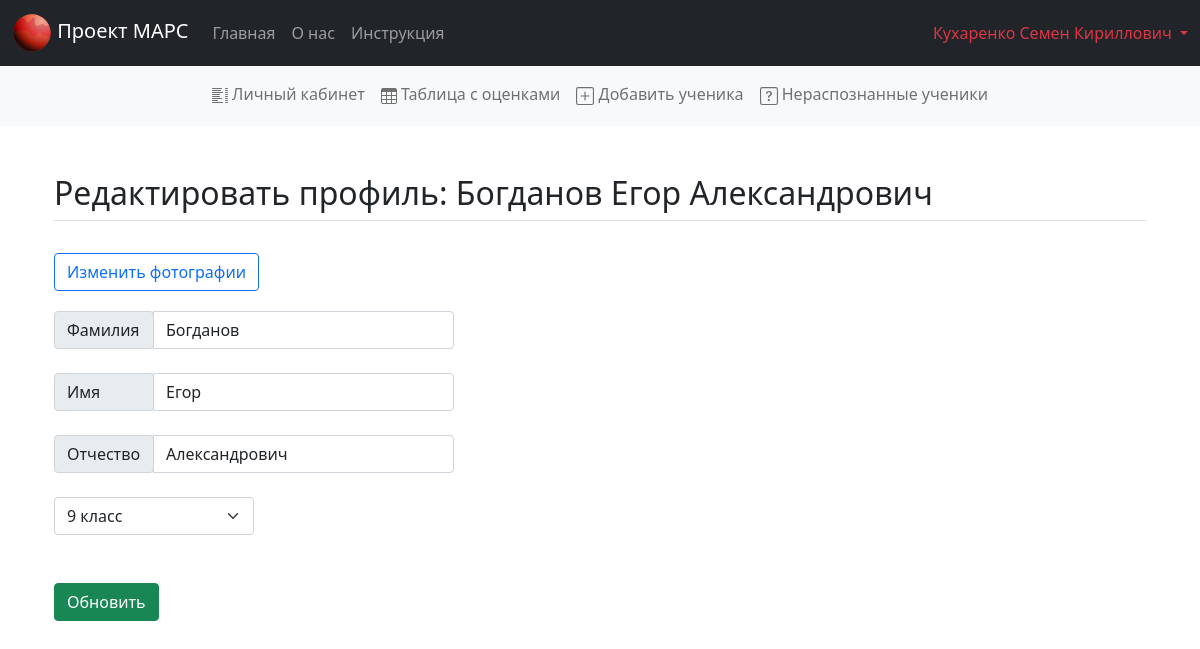
Screenshot of /lk/edit_student/student_id=5 (signed in) with the database file from the repository.
### app.py (models this page shows, shortened)
class Teacher(db.Model):
    id = db.Column(db.Integer, primary_key=True)
    name = db.Column(db.String(100), nullable=False)
    login = db.Column(db.String(100), nullable=False)
    password = db.Column(db.String(100), nullable=False)

class Student(db.Model):
    id = db.Column(db.Integer, primary_key=True)
    name = db.Column(db.String(100), nullable=False)
    cl = db.Column(db.Integer, nullable=False)
    teacher_id = db.Column(db.Integer)

### app.py (the view, shortened to what this page needs)
@app.route('/lk/edit_student/student_id=<int:st_id>', methods=['POST', 'GET'])
def edit_student(st_id):
    id = session.get('user_id')
    if id == None:
        return redirect('/error_no_access')
    conn, cur = get_connection_read_write()
    name = cur.execute(f'SELECT name FROM student WHERE teacher_id = {id} AND id = {st_id}').fetchone()[0]
    cl = cur.execute(f'SELECT cl FROM student WHERE teacher_id = {id} AND id = {st_id}').fetchone()[0]
    nameList = name.split()
    return render_template('enter_student.html', st_name=name, st_class=f"{cl} класс", nameList=nameList, link=f"/lk/edit_student_photo/student_id={st_id}")

### app.py (called while the page is built)
def get_connection_read():
    return sqlite3.connect(APP_ROOT + 'data.db').cursor()

def get_connection_read_write():
    conn = sqlite3.connect(APP_ROOT + 'data.db')
    cur = conn.cursor()
    return conn, cur

@app.before_request
def load_logged_in_user():
    id = session.get('user_id')
    if id is None:
        g.teacher_name = None
    else:
        cur = get_connection_read()
        teacher = cur.execute('SELECT * FROM teacher WHERE id = ?', (id,)).fetchone()
        g.teacher_name = teacher[1]

### templates/enter_student.html (shortened to what this page needs)
{% extends 'base.html' %}
{% block body %}
<div class="container px-4 py-5">
    <h2 class="pb-2 border-bottom">Редактировать профиль: {{ st_name }}</h2><br>
    <a href={{ link }}><button class="btn btn-outline-primary" type="button" style="margin-bottom: 20px;">Изменить фотографии</button></a>
    <form method="post" enctype = "multipart/form-data">
        <div class="input-group has-validation" style="width: 400px">
            <span class="input-group-text" style="width: 100px">Фамилия</span>
            <input type="text" class="form-control" name="surname" placeholder="Surname" value={{ nameList[0] }}>
        </div><br>
        <div class="input-group has-validation" style="width: 400px">
            <span class="input-group-text" style="width: 100px">Имя</span>
            <input type="text" class="form-control" name="name" placeholder="Name" value={{ nameList[1] }}>
        </div><br>
        <div class="input-group has-validation" style="width: 400px">
            <span class="input-group-text" style="width: 100px">Отчество</span>
            <input type="text" class="form-control" name="patronymic" placeholder="Patronymic" value={{ nameList[2] }}>
        </div><br>
          <select class="form-select" id="cl" name="cl" required="" style="width: 200px">
            <option>{{ st_class }}</option>
          </select><br><br>
        <button type="submit" class="btn btn-success">Обновить</button>
    </form>
</div>
{% endblock %}

### templates/base.html (shortened to what this page needs)
<!DOCTYPE html>
<html lang="en">
<head>
    <link href="{{url_for('static', filename = 'css/bootstrap.min.css')}}" rel="stylesheet">
</head>
<body>
<nav class="navbar navbar-expand-sm navbar-dark bg-dark" aria-label="navbar">
  <div class="container-fluid">
    <a class="navbar-brand" href="/">
      <img src="{{url_for('static', filename = 'img/project-mars-icon.svg')}}" width="40" height="40">
      Проект МАРС
    </a>
    <div class="collapse navbar-collapse">
      <ul class="navbar-nav me-auto mb-2 mb-sm-0">
        <li class="nav-item">
          <a class="nav-link" href="/">Главная</a>
        </li>
        <li class="nav-item">
          <a class="nav-link" href="/about">О нас</a>
        </li>
        <li class="nav-item">
          <a class="nav-link" href="/instruction">Инструкция</a>
        </li>
      </ul>
    </div>
    {% if g.teacher_name %}
    <div class="flex-shrink-0 dropdown">
        <a href="#" class="d-block text-decoration-none dropdown-toggle text-danger" id="dropdownUser2" data-bs-toggle="dropdown" aria-expanded="false">
          {{ g.teacher_name }}
        </a>
      </div>
    {% else %}
    <div class="col-md-3 text-end">
      <a href="/login"><button type="button" class="btn btn-outline-danger me-2">Вход</button></a>
      <a href="/register"><button type="button" class="btn btn-danger">Регистрация</button></a>
    </div>
    {% endif %}
  </div>
</nav>
  {% if g.teacher_name %}
    <nav class="navbar navbar-expand-sm navbar-light bg-light">
      <div class="collapse navbar-collapse" id="navbarsExample03">
        <ul class="navbar-nav me-auto mb-2 mb-sm-1" style="margin: auto;">
          <li class="nav-item">
            <a href="/lk" class="nav-link">
                Личный кабинет
            </a>
          </li>
          <li class="nav-item">
            <a href = "/lk/data_results/type=unknown" class="nav-link">
              Таблица с оценками
            </a>
          </li>
          <li class="nav-item">
            <a href = "/lk/add_student" class="nav-link">
              Добавить ученика
            </a>
          </li>
          <li class="nav-item">
            <a href="/lk/undefined_students" class="nav-link">
              Нераспознанные ученики
          </a>
          </li>
        </ul>
    </div>
  </nav>
  {% endif %}
  {% block body %} {% endblock %}
</body>
</html>

### rows the page displays
Teacher: teacher_name "Кухаренко Семен Кириллович"
Student: name "Богданов Егор Александрович"

### other values shown
form field cl "9 класс"
